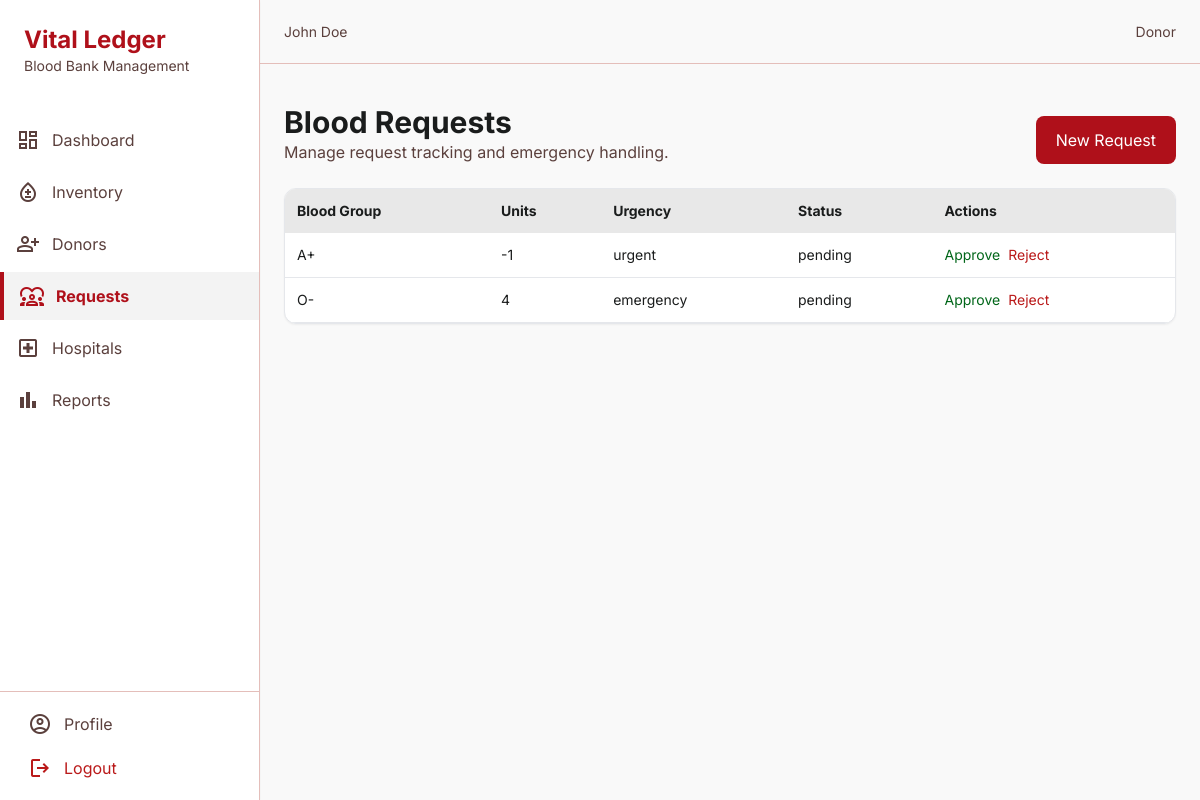
/requests (signed in), run on the app's committed database.
### app/models/models.py (models this page shows, shortened)
class User(db.Model, UserMixin):
    __tablename__ = "users"
    id = db.Column(db.Integer, primary_key=True)
    full_name = db.Column(db.String(120), nullable=False)
    email = db.Column(db.String(120), unique=True, nullable=False)
    password_hash = db.Column(db.String(255), nullable=False)
    role = db.Column(db.String(20), nullable=False, default=UserRole.DONOR.value)
    phone = db.Column(db.String(30))
    address = db.Column(db.Text)
    profile_picture = db.Column(db.String(255))
    is_active = db.Column(db.Boolean, default=True)
    email_verified = db.Column(db.Boolean, default=False)
    created_at = db.Column(db.DateTime, default=datetime.utcnow)
    donor_profile = db.relationship("Donor", back_populates="user", uselist=False)
    hospital = db.relationship("Hospital", back_populates="user", uselist=False)

class BloodRequest(db.Model):
    __tablename__ = "blood_requests"
    id = db.Column(db.Integer, primary_key=True)
    hospital_id = db.Column(db.Integer, db.ForeignKey("hospitals.id"), nullable=False)
    donor_id = db.Column(db.Integer, db.ForeignKey("donors.id"))
    blood_group = db.Column(db.String(10), nullable=False)
    units_required = db.Column(db.Integer, nullable=False, default=1)
    urgency = db.Column(db.String(20), default="normal")
    status = db.Column(db.String(20), default="pending")
    notes = db.Column(db.Text)
    created_at = db.Column(db.DateTime, default=datetime.utcnow)
    hospital = db.relationship("Hospital", back_populates="requests")
    donor = db.relationship("Donor", back_populates="requests")

### app/request/routes.py (the view)
@request_bp.route("/requests")
@login_required
def requests():
    requests = BloodRequest.query.order_by(BloodRequest.created_at.desc()).all()
    return render_template("request/requests.html", requests=requests)

### app/templates/request/requests.html (shortened to what this page needs)
{% extends 'base.html' %}
{% block content %}
<div class="flex justify-between items-end mb-6">
  <div><h2 class="text-3xl font-bold">Blood Requests</h2><p class="text-on-surface-variant">Manage request tracking and emergency handling.</p></div>
  <a href="{{ url_for('request.new_request') }}" class="bg-primary text-on-primary px-5 py-3 rounded-lg">New Request</a>
</div>
<div class="bg-surface-container-lowest rounded-xl border shadow-sm overflow-hidden">
  <table class="min-w-full text-sm">
    <thead class="bg-surface-container-high"><tr><th class="p-3 text-left">Blood Group</th><th class="p-3 text-left">Units</th><th class="p-3 text-left">Urgency</th><th class="p-3 text-left">Status</th><th class="p-3 text-left">Actions</th></tr></thead>
    <tbody>
      {% for req in requests %}
      <tr class="border-b"><td class="p-3">{{ req.blood_group }}</td><td class="p-3">{{ req.units_required }}</td><td class="p-3">{{ req.urgency }}</td><td class="p-3">{{ req.status }}</td><td class="p-3"><form method="post" class="inline" action="{{ url_for('request.update_status', request_id=req.id, status='approved') }}"><button class="text-tertiary mr-2">Approve</button></form><form method="post" class="inline" action="{{ url_for('request.update_status', request_id=req.id, status='rejected') }}"><button class="text-error">Reject</button></form></td></tr>
      {% endfor %}
    </tbody>
  </table>
</div>
{% endblock %}

### app/templates/base.html (shortened to what this page needs)
<!DOCTYPE html>
<html lang="en" class="light">
  <head>
    <script src="https://cdn.tailwindcss.com?plugins=forms,container-queries"></script>
    <script id="tailwind-config">
      tailwind.config = {
        darkMode: "class",
        theme: { extend: {
          colors: {
            "surface-bright": "#f9f9f9",
            "inverse-primary": "#ffb3ac",
            "on-primary-fixed-variant": "#930010",
            "secondary-fixed-dim": "#a5c8ff",
            "secondary-container": "#54a0fe",
            "on-primary-fixed": "#410003",
            "on-tertiary": "#ffffff",
            "background": "#f9f9f9",
            "on-error-container": "#93000a",
            "primary-fixed-dim": "#ffb3ac",
            "surface-tint": "#ba1a20",
            "secondary-fixed": "#d4e3ff",
            "tertiary-fixed-dim": "#82db7e",
            "primary": "#af101a",
            "on-primary-container": "#fff2f0",
            "on-secondary-fixed-variant": "#004786",
            "on-tertiary-fixed": "#002204",
            "surface-dim": "#dadada",
            "on-primary": "#ffffff",
            "outline-variant": "#e4beba",
            "inverse-surface": "#2f3131",
            "secondary": "#005faf",
            "outline": "#8f6f6c",
            "on-tertiary-fixed-variant": "#005312",
            "surface-container-high": "#e8e8e8",
            "on-tertiary-container": "#daffd1",
            "tertiary-container": "#298030",
            "on-surface": "#1a1c1c",
            "on-surface-variant": "#5b403d",
            "error-container": "#ffdad6",
            "tertiary": "#016619",
            "primary-container": "#d32f2f",
            "surface-container-lowest": "#ffffff",
            "error": "#ba1a1a",
            "on-error": "#ffffff",
            "on-secondary-fixed": "#001c3a",
            "on-secondary": "#ffffff",
            "surface-container-low": "#f3f3f3",
            "on-background": "#1a1c1c",
            "surface-variant": "#e2e2e2",
            "inverse-on-surface": "#f1f1f1",
            "primary-fixed": "#ffdad6",
            "surface": "#f9f9f9",
            "surface-container": "#eeeeee",
            "on-secondary-container": "#003567",
            "tertiary-fixed": "#9df898",
            "surface-container-highest": "#e2e2e2"
          },
          spacing: { gutter: "24px", sidebarWidth: "260px" },
          fontFamily: { Inter: ["Inter", "sans-serif"] }
        }}}
    </script>
  </head>
  <body class="bg-background text-on-surface">
    <aside class="fixed h-full w-[260px] left-0 top-0 flex flex-col bg-surface-container-lowest shadow-sm border-r border-outline-variant z-50">
      <div class="p-6">
        <h1 class="font-bold text-primary text-2xl">Vital Ledger</h1>
        <p class="text-sm text-on-surface-variant">Blood Bank Management</p>
      </div>
      <nav class="flex-1 mt-4 space-y-1">
        <a class="flex items-center gap-3 py-3 px-4 hover:bg-surface-container-high transition-colors {% if request.endpoint == 'admin.dashboard' %}text-primary font-bold border-l-4 border-primary bg-surface-container-low{% else %}text-on-surface-variant{% endif %}" href="{{ url_for('admin.dashboard') }}"><span class="material-symbols-outlined">dashboard</span>Dashboard</a>
        <a class="flex items-center gap-3 py-3 px-4 hover:bg-surface-container-high transition-colors {% if request.endpoint.startswith('inventory') %}text-primary font-bold border-l-4 border-primary bg-surface-container-low{% else %}text-on-surface-variant{% endif %}" href="{{ url_for('inventory.inventory') }}"><span class="material-symbols-outlined">bloodtype</span>Inventory</a>
        <a class="flex items-center gap-3 py-3 px-4 hover:bg-surface-container-high transition-colors {% if request.endpoint.startswith('donor') %}text-primary font-bold border-l-4 border-primary bg-surface-container-low{% else %}text-on-surface-variant{% endif %}" href="{{ url_for('donor.donors') }}"><span class="material-symbols-outlined">person_add</span>Donors</a>
        <a class="flex items-center gap-3 py-3 px-4 hover:bg-surface-container-high transition-colors {% if request.endpoint.startswith('request') %}text-primary font-bold border-l-4 border-primary bg-surface-container-low{% else %}text-on-surface-variant{% endif %}" href="{{ url_for('request.requests') }}"><span class="material-symbols-outlined">diversity_1</span>Requests</a>
        <a class="flex items-center gap-3 py-3 px-4 hover:bg-surface-container-high transition-colors {% if request.endpoint.startswith('hospital') %}text-primary font-bold border-l-4 border-primary bg-surface-container-low{% else %}text-on-surface-variant{% endif %}" href="{{ url_for('hospital.hospitals') }}"><span class="material-symbols-outlined">local_hospital</span>Hospitals</a>
        <a class="flex items-center gap-3 py-3 px-4 hover:bg-surface-container-high transition-colors {% if request.endpoint.startswith('reports') %}text-primary font-bold border-l-4 border-primary bg-surface-container-low{% else %}text-on-surface-variant{% endif %}" href="{{ url_for('reports.reports') }}"><span class="material-symbols-outlined">bar_chart</span>Reports</a>
      </nav>
      <div class="border-t border-outline-variant p-3 space-y-1">
        <a class="flex items-center gap-3 py-2 px-4 text-on-surface-variant hover:bg-surface-container-high transition-colors rounded-lg" href="{{ url_for('admin.profile') }}"><span class="material-symbols-outlined">account_circle</span>Profile</a>
        <a class="flex items-center gap-3 py-2 px-4 text-error hover:bg-error-container transition-colors rounded-lg" href="{{ url_for('auth.logout') }}"><span class="material-symbols-outlined">logout</span>Logout</a>
      </div>
    </aside>
    <header class="fixed top-0 right-0 w-[calc(100%-260px)] h-16 bg-surface-bright border-b border-outline-variant z-40 flex justify-between items-center px-6">
      <div class="text-sm text-on-surface-variant">{{ current_user.full_name if current_user.is_authenticated else 'Guest' }}</div>
      <div class="flex items-center gap-3">
        <span class="text-sm text-on-surface-variant">{{ current_user.role|title if current_user.is_authenticated else '' }}</span>
      </div>
    </header>
    <main class="ml-[260px] pt-20 min-h-screen">
      <div class="p-6 max-w-7xl mx-auto">
        {% block content %}{% endblock %}
      </div>
    </main>
  </body>
</html>

### app/templates/base.html (style rules this page uses)
body { font-family: 'Inter', sans-serif; }
.material-symbols-outlined { font-variation-settings: 'FILL' 0, 'wght' 400, 'GRAD' 0, 'opsz' 24; vertical-align: middle; }

### data on the page
User: is_active+full_name "John Doe", role "Donor"
BloodRequest: blood_group "A+", units_required "-1", urgency "urgent", status "pending"
BloodRequest: blood_group "O-", units_required "4", urgency "emergency", status "pending"
